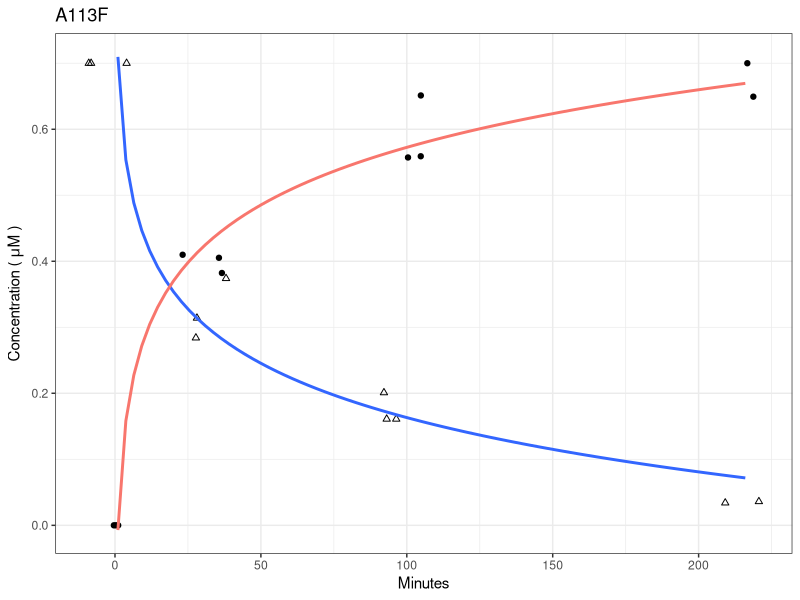

Reproduce this figure in R. (Note: this script raises an error after producing the figure.)
library(ggplot2)

d=read.csv('time-course.csv')
d$eth = d$eth / 700 * 0.7
d$oxi = d$oxi / 15.2 * 0.7
a113f = d[d$sample == 'A113F', ]
v106f = d[d$sample == 'V106F', ]

ggplot(a113f, group=sample, color=sample) +
geom_point(aes(a113f$mins, a113f$oxi), position=position_jitter(w = 10, h = 0)) +
geom_point(mapping=aes(x=a113f$mins, y=a113f$eth), shape=2, position=position_jitter(w = 10, h = 0)) +
stat_smooth(aes(a113f$mins+1, a113f$eth), method=lm, formula=y~log(x,10), se=F) + 
stat_smooth(aes(a113f$mins+1, a113f$oxi, color="Oxirane"), method=lm, formula=y~log(x,10), se=F) +
labs(x="Minutes", y=expression(paste("Concentration ( ", mu, "M )")), title="A113F" ) + 
theme_bw() +
theme(legend.position = "none") + 
ggsave('time-course-133.png',width=3,height=3) 

ggplot(v106f, group=sample, color=sample) +
geom_point(aes(v106f$mins, v106f$oxi), position=position_jitter(w = 10, h = 0)) +
geom_point(mapping=aes(x=v106f$mins, y=v106f$eth), shape=2, position=position_jitter(w = 10, h = 0)) +
stat_smooth(aes(v106f$mins+1, v106f$eth), method=lm, formula=y~x, se=F) + 
stat_smooth(aes(v106f$mins+1, v106f$oxi, color="Oxirane"), method=lm, formula=y~x, se=F) +
labs(x="Minutes", y=expression(paste("Concentration ( ", mu, "M )")), title="V106F" ) + 
theme_bw() +
theme(legend.position = "none") + 
ggsave('time-course-106.png',width=3,height=3) 
